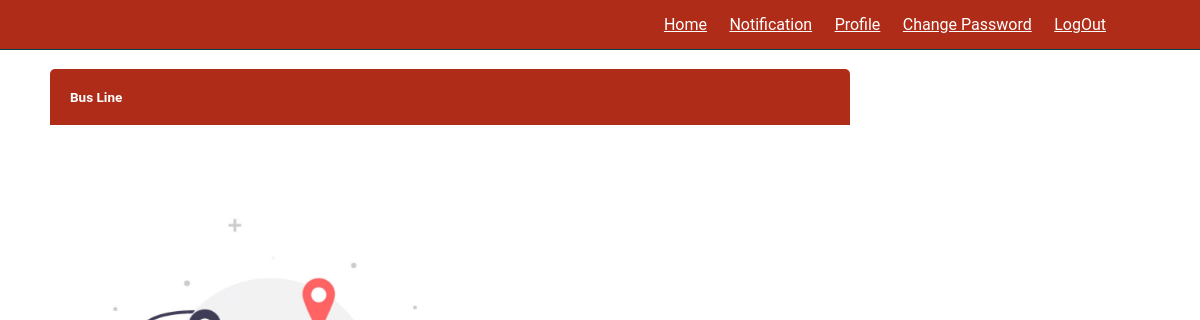
Before: /PMyTrip/ (signed in) with the older database file.
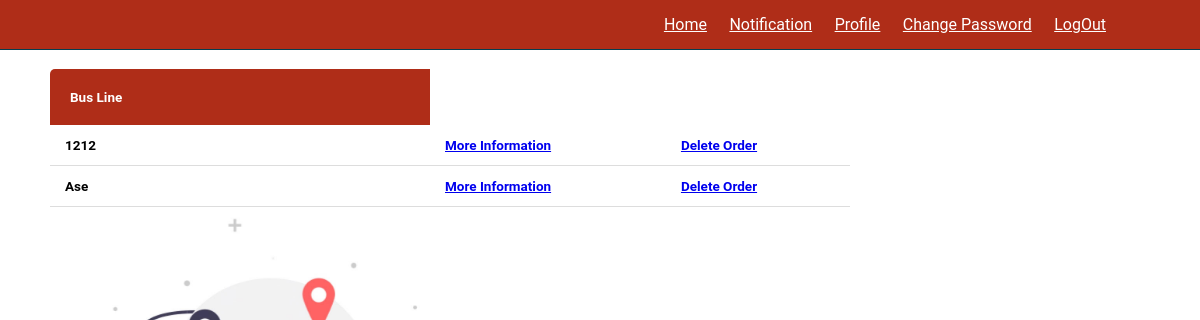
After: the same page with the newer database file.
### project/models.py (models this page shows)
class Trip(models.Model):
    username=models.CharField(max_length=100,default='')
    To=models.CharField(max_length=100,default='')
    From=models.CharField(max_length=100,default='')
    BusLine=models.CharField(max_length=100,default='')
    DateTime=models.DateTimeField()
    class Meta:
        db_table = 'Trips'

### project/views.py (the view)
# urls.py: path('PMyTrip/',views.PMyTrip,name="PMyTrip"),
def PMyTrip(request):
    trips= Trip.objects.filter(username=request.user.username)
    return render(request,'project/PMyTrip.html',{'trips':trips})

### project/templates/project/PMyTrip.html (shortened to what this page needs)
{% load static %}
<!DOCTYPE html>
<html lang="en">
    <head>
    </head>
<body  style="background-image:url('{% static 'img/unnamed.jpg' %}'); background-repeat: no-repeat; background-size:100%;">
    <br>
    <br>
        <table class="content-table">
    <thead>
      <br>
    <br>
      <tr>
       <th> <h2>Bus Line</h2></th>
      </tr>
    </thead>
    {% for trip in trips%}
    <tr>
       <td>
        <h2>{{trip.BusLine}}</h2>
      </td>
      <td>
      <h2><a href="/PassenegrTripInfo/{{trip.id}}" class="btn btn-danger" > More Information </a></h2>
      </td>
      <td>
        <h2><a href="/DeleteOrder/{{trip.id}}" class="btn btn-danger" > Delete Order </a></h2>
        </td>
      </tr>
      {% endfor %}
  </table>
    <form action="" method="POST">
        <header class="header">
            <nav class="navbar">
                <a href="/PassengerHomePage">Home</a>
                <a href="/PassengerNotification">Notification</a>
                <a href="{% url 'PassengerProfile' user.id %}">Profile</a>
                <a href="{% url 'PassengerPassword' user.id %}">Change Password</a>
                <a href="/logoutUser">LogOut</a>
            </nav>
        </header>
    </body>
</html>

Changed rows visible on the page:
now on this page (row edited): Trip: BusLine "1212"
added Trip: BusLine "Ase"
